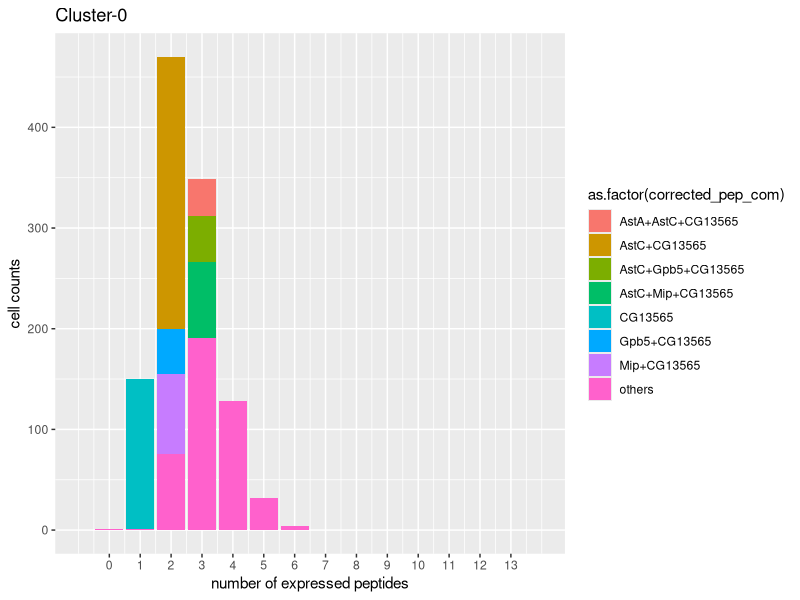
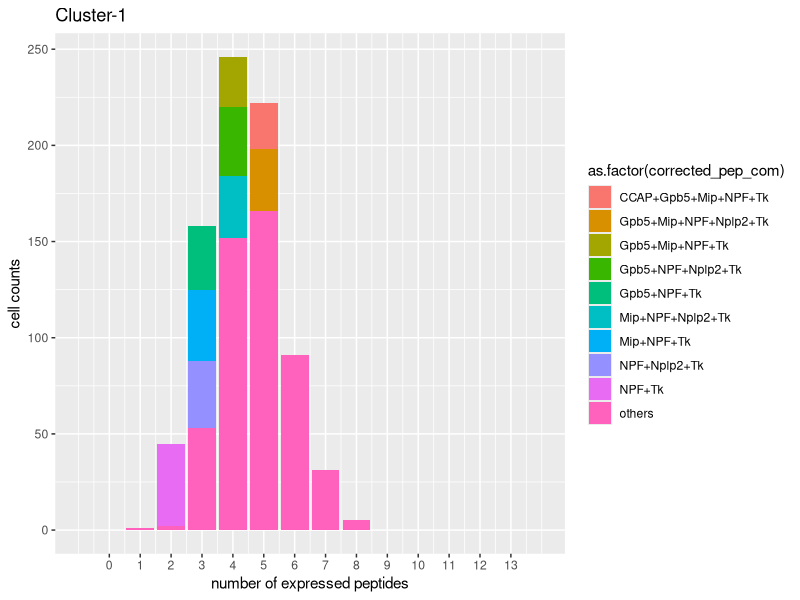
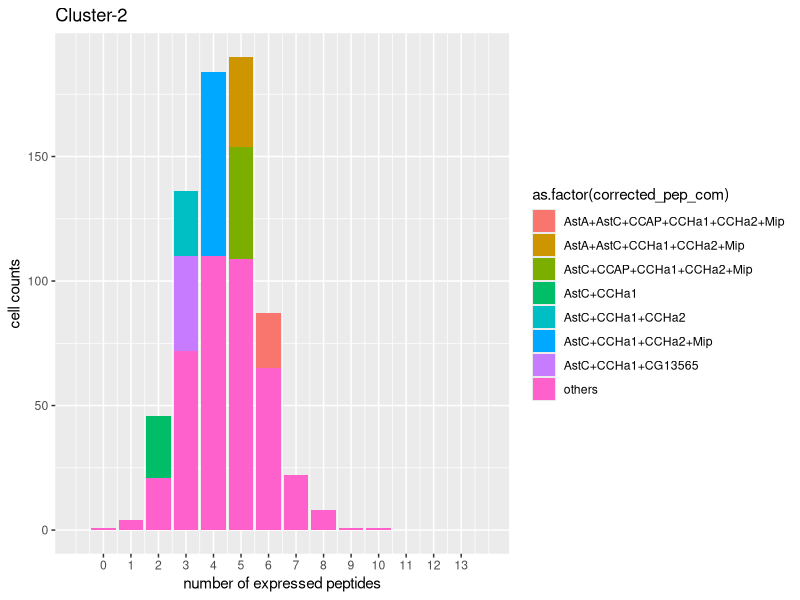
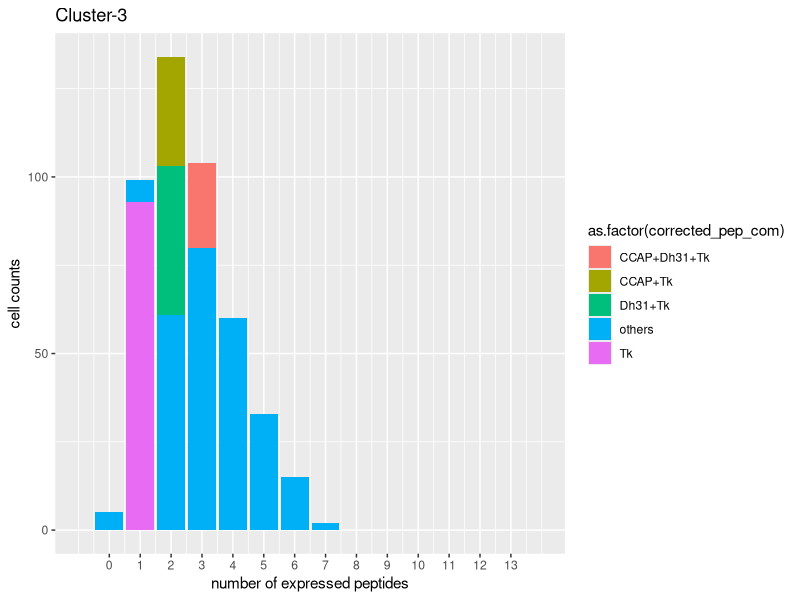
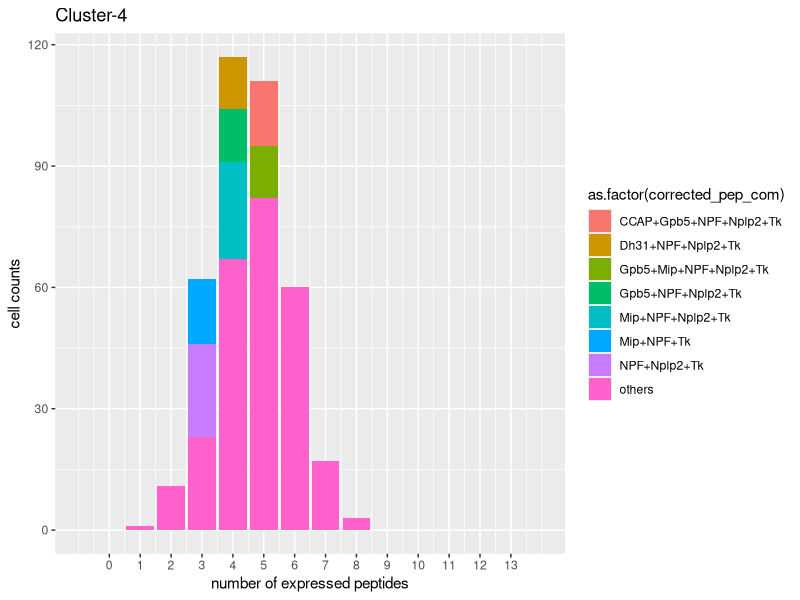
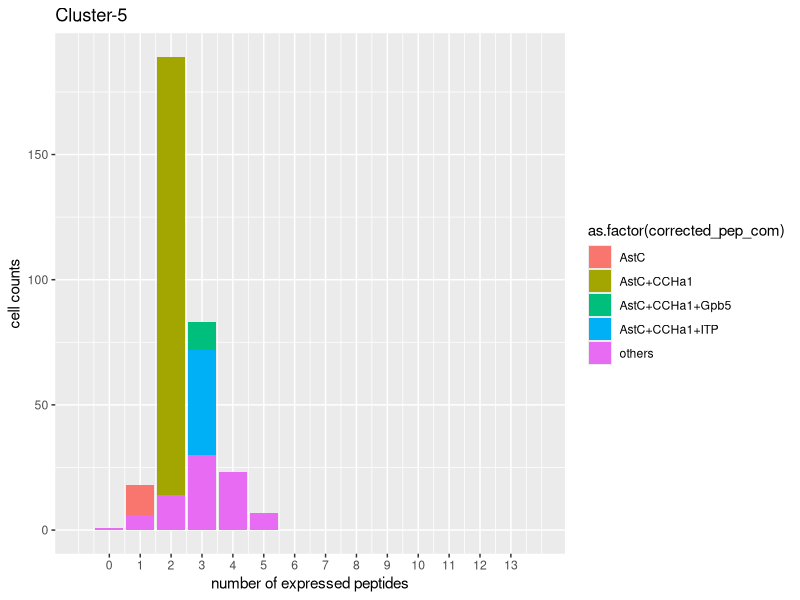
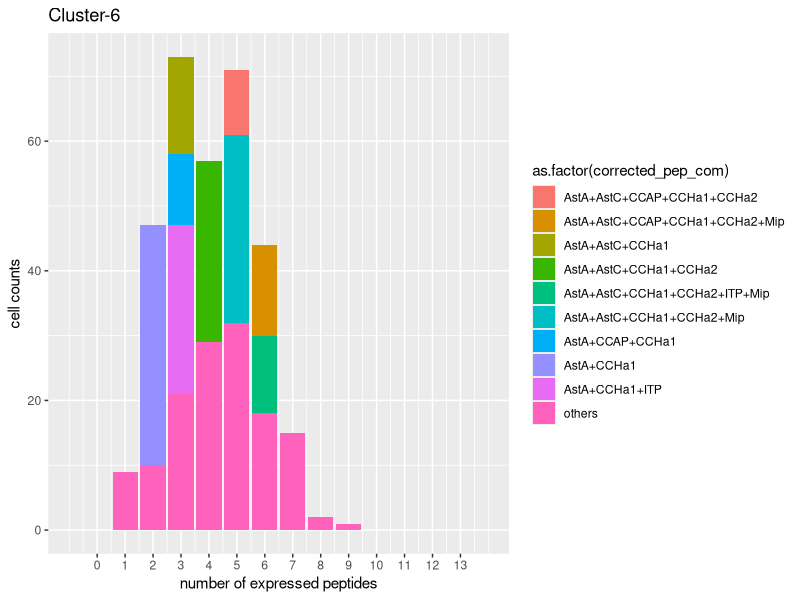
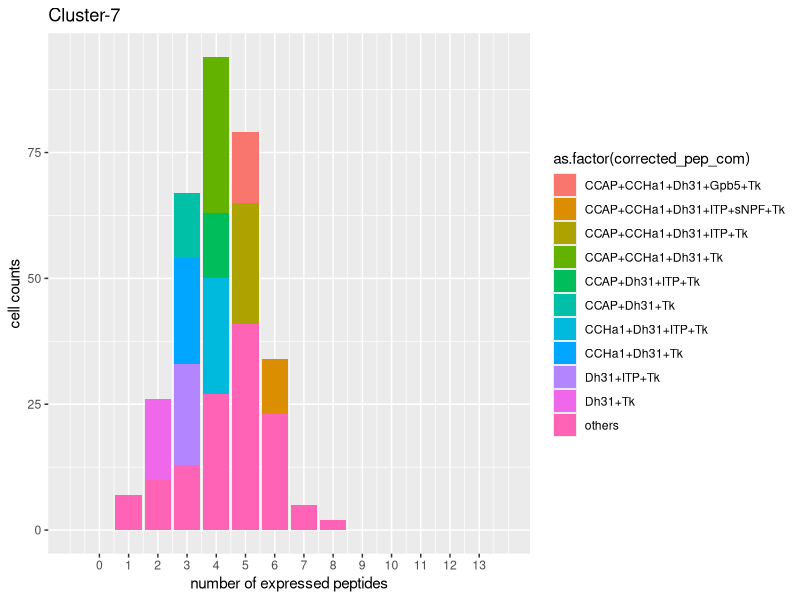

Generate these figures, in order, with R: (Note: a time limit stopped this script after it produced the figures.)
## ---- chunk 1
knitr::opts_chunk$set(echo = TRUE)
## ---- chunk 2
library(dplyr)
library(ggplot2)
# those peptides were chosen from scRNAseq data with each have more than 200 total detected UMIs
peptides_list <- c("AstA","AstC","CCAP","CCHa1","CCHa2","Dh31","Gpb5","ITP","Mip","NPF","Nplp2","sNPF","Tk","CG13565")
## ---- chunk 3
for (i in 0:10) {
  reads_matrix <- read.csv(file = "peptide_scaled_data.csv")
  reads_matrix <- filter(reads_matrix,cluster == i)            # choose using which cluster!
  expr_matrix <- apply(reads_matrix[,peptides_list],1,function(x)ifelse(x >= 0.5,1,0)) # define expression cutoff: scaled value > 0.5
  colnames(expr_matrix) <- reads_matrix$cell
  stas_results <- data.frame(cell = colnames(expr_matrix),peptides_numbers = apply(expr_matrix, 2, function(x)sum(x)))
  combination <- c()
  for (j in 1:length(colnames(expr_matrix))) {
    combination <- append(combination,paste(names(apply(expr_matrix, 2, function(x)which(x==1))[[j]]),collapse = "+"))
  }
  stas_results <- cbind(stas_results,combination)
  combination_frequency <- c()
  for (k in 1:length(combination)) {
    combination_frequency <- append(combination_frequency,sum(combination ==  combination[k])/length(combination))
  }
  stas_results <- cbind(stas_results,combination_frequency)
  stas_results <- mutate(stas_results, corrected_pep_com = ifelse(combination_frequency > 0.03,as.character(combination),"others"))
  # please change the combination cutoff!
  stas_results$Total_cells <- rep(length(rownames(stas_results)),length(rownames(stas_results)))
  expressed_cells <- c()
  for (l in 1:length(combination)) {
    expressed_cells <- append(expressed_cells,sum(combination ==  combination[l]))
  }
  stas_results <- cbind(stas_results,expressed_cells)
  #write.csv(stas_results,file = paste0("peptides_combination_of_cluster_",i,".csv",sep=""))
  #pdf(file = paste0("peptides_combination_of_cluster_",i,".pdf",sep=""),width = 9,height = 6)
  print(ggplot2::ggplot(stas_results,mapping= aes(x = peptides_numbers,fill = as.factor(corrected_pep_com)))+
    geom_bar() +
    xlab("number of expressed peptides") +
    ylab("cell counts") +
    #geom_text(aes(label = scales::percent(..prop..)), stat= "count", vjust = -.5) +
    labs(title = paste("Cluster",i,sep = "-")) +
    scale_x_continuous(limits = c(-1,14),breaks = c(0,seq(1:13))))
  #dev.off()
}
## ---- chunk 4
reads_matrix <- read.csv(file = "peptide_scaled_data.csv")
expr_matrix_new <- apply(reads_matrix[,peptides_list],1,function(x)ifelse(x >= 0.5,1,0))  # define expression cutoff: scaled value > 0.5
colnames(expr_matrix_new) <- reads_matrix$cell
stas_results <- data.frame(cell = colnames(expr_matrix_new),peptides_numbers = apply(expr_matrix_new, 2, function(x)sum(x)))
combination <- c()
for (i in 1:length(colnames(expr_matrix_new))) {
  combination <- append(combination,paste(names(apply(expr_matrix_new, 2, function(x)which(x==1))[[i]]),collapse = "+"))
}
stas_results <- cbind(stas_results,combination)
combination_frequency <- c()
for (i in 1:length(combination)) {
  combination_frequency <- append(combination_frequency,sum(combination ==  combination[i])/length(combination))
}
stas_results <- cbind(stas_results,combination_frequency)
stas_results <- mutate(stas_results, corrected_pep_com = ifelse(combination_frequency > 0.01,as.character(combination),"others")) # for the peptides_combination is "", it's frequency is 0.006, has been transferd to "others"

stas_results$Total_cells <- rep(length(rownames(stas_results)),length(rownames(stas_results)))
expressed_cells <- c()
for (i in 1:length(combination)) {
  expressed_cells <- append(expressed_cells,sum(combination ==  combination[i]))
}
stas_results <- cbind(stas_results,expressed_cells)
write.csv(stas_results,file = "peptides_combination_of_whole_cells.csv")
corrected_pep_com_backup <- stas_results$corrected_pep_com
stas_results$corrected_pep_com <- factor(stas_results$corrected_pep_com,levels = c(sort(unique(stas_results$corrected_pep_com))[-17],"others"))
#pdf(file = "peptides_combination_of_whole_cells.pdf",width = 9,height = 6)
ggplot2::ggplot(stas_results,mapping= aes(x = peptides_numbers,fill = corrected_pep_com))+
  geom_bar() +
  xlab("number of expressed peptides") +
  ylab("cell counts") +
  #geom_text(aes(label = scales::percent(..prop..)), stat= "count", vjust = -.5) +
  labs(title = ("whole cells")) +
  scale_x_continuous(limits = c(-1,14),breaks = c(0,seq(1:13)))
#dev.off()
